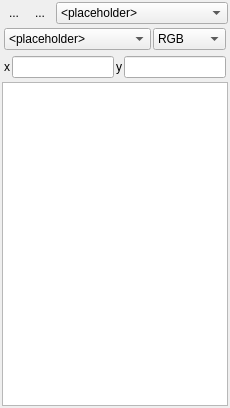
<?xml version="1.0" encoding="UTF-8"?>
<ui version="4.0">
 <class>DockWidget</class>
 <widget class="QDockWidget" name="DockWidget">
  <property name="geometry">
   <rect>
    <x>0</x>
    <y>0</y>
    <width>230</width>
    <height>408</height>
   </rect>
  </property>
  <property name="windowIcon">
   <iconset>
    <normaloff>:/enmapbox/icons/mActionIdentify.png</normaloff>:/enmapbox/icons/mActionIdentify.png</iconset>
  </property>
  <property name="windowTitle">
   <string>Cursor Location Values</string>
  </property>
  <widget class="QWidget" name="dockWidgetContents">
   <layout class="QVBoxLayout" name="verticalLayout">
    <property name="spacing">
     <number>2</number>
    </property>
    <property name="margin">
     <number>2</number>
    </property>
    <item>
     <layout class="QHBoxLayout" name="horizontalLayout_2">
      <property name="spacing">
       <number>2</number>
      </property>
      <item>
       <widget class="QToolButton" name="btnActivateMapTool">
        <property name="toolTip">
         <string>Click and select a map location</string>
        </property>
        <property name="text">
         <string>...</string>
        </property>
        <property name="icon">
         <iconset resource="resources.qrc">
          <normaloff>:/timeseriesviewer/icons/mActionIdentify.svg</normaloff>:/timeseriesviewer/icons/mActionIdentify.svg</iconset>
        </property>
        <property name="autoRaise">
         <bool>true</bool>
        </property>
       </widget>
      </item>
      <item>
       <widget class="QToolButton" name="btnReload">
        <property name="toolTip">
         <string>Reload value(s) for last location</string>
        </property>
        <property name="text">
         <string>...</string>
        </property>
        <property name="icon">
         <iconset resource="resources.qrc">
          <normaloff>:/timeseriesviewer/icons/mActionRefresh.png</normaloff>:/timeseriesviewer/icons/mActionRefresh.png</iconset>
        </property>
        <property name="autoRaise">
         <bool>true</bool>
        </property>
       </widget>
      </item>
      <item>
       <widget class="QgsProjectionSelectionWidget" name="btnCrs">
        <property name="maximumSize">
         <size>
          <width>22</width>
          <height>16777215</height>
         </size>
        </property>
       </widget>
      </item>
      <item>
       <widget class="QComboBox" name="cbLayerModes">
        <property name="sizePolicy">
         <sizepolicy hsizetype="Preferred" vsizetype="Fixed">
          <horstretch>2</horstretch>
          <verstretch>0</verstretch>
         </sizepolicy>
        </property>
        <property name="toolTip">
         <string/>
        </property>
        <property name="frame">
         <bool>true</bool>
        </property>
        <item>
         <property name="text">
          <string>&lt;placeholder&gt;</string>
         </property>
        </item>
       </widget>
      </item>
      <item>
       <spacer name="horizontalSpacer">
        <property name="orientation">
         <enum>Qt::Horizontal</enum>
        </property>
        <property name="sizeHint" stdset="0">
         <size>
          <width>0</width>
          <height>0</height>
         </size>
        </property>
       </spacer>
      </item>
     </layout>
    </item>
    <item>
     <layout class="QHBoxLayout" name="horizontalLayout_4">
      <property name="spacing">
       <number>2</number>
      </property>
      <property name="margin">
       <number>2</number>
      </property>
      <item>
       <widget class="QComboBox" name="cbLayerTypes">
        <property name="sizePolicy">
         <sizepolicy hsizetype="Preferred" vsizetype="Preferred">
          <horstretch>2</horstretch>
          <verstretch>0</verstretch>
         </sizepolicy>
        </property>
        <property name="toolTip">
         <string>Select the map layer types to extact the cursor location values for.</string>
        </property>
        <item>
         <property name="text">
          <string>&lt;placeholder&gt;</string>
         </property>
        </item>
       </widget>
      </item>
      <item>
       <widget class="QComboBox" name="cbRasterBands">
        <property name="sizePolicy">
         <sizepolicy hsizetype="Preferred" vsizetype="Preferred">
          <horstretch>1</horstretch>
          <verstretch>0</verstretch>
         </sizepolicy>
        </property>
        <property name="minimumSize">
         <size>
          <width>45</width>
          <height>0</height>
         </size>
        </property>
        <property name="maximumSize">
         <size>
          <width>75</width>
          <height>16777215</height>
         </size>
        </property>
        <property name="toolTip">
         <string>Raster bands to be read</string>
        </property>
        <item>
         <property name="text">
          <string>RGB</string>
         </property>
        </item>
       </widget>
      </item>
     </layout>
    </item>
    <item>
     <layout class="QHBoxLayout" name="horizontalLayout">
      <property name="spacing">
       <number>2</number>
      </property>
      <property name="margin">
       <number>2</number>
      </property>
      <item>
       <widget class="QLabel" name="label">
        <property name="text">
         <string>x</string>
        </property>
       </widget>
      </item>
      <item>
       <widget class="QLineEdit" name="tbX">
        <property name="readOnly">
         <bool>true</bool>
        </property>
       </widget>
      </item>
      <item>
       <widget class="QLabel" name="label_2">
        <property name="text">
         <string>y</string>
        </property>
       </widget>
      </item>
      <item>
       <widget class="QLineEdit" name="tbY">
        <property name="readOnly">
         <bool>true</bool>
        </property>
       </widget>
      </item>
     </layout>
    </item>
    <item>
     <widget class="QTreeView" name="treeView"/>
    </item>
   </layout>
  </widget>
  <action name="actionRequestCursorLocation">
   <property name="icon">
    <iconset resource="resources.qrc">
     <normaloff>:/timeseriesviewer/icons/mActionIdentify.svg</normaloff>:/timeseriesviewer/icons/mActionIdentify.svg</iconset>
   </property>
   <property name="text">
    <string>Select Cursor Location</string>
   </property>
  </action>
  <action name="actionReload">
   <property name="icon">
    <iconset resource="resources.qrc">
     <normaloff>:/timeseriesviewer/icons/mActionRefresh.png</normaloff>:/timeseriesviewer/icons/mActionRefresh.png</iconset>
   </property>
   <property name="text">
    <string>Reload</string>
   </property>
   <property name="toolTip">
    <string>Reload the pixel values for the given map location</string>
   </property>
  </action>
  <action name="actionAllRasterBands">
   <property name="text">
    <string>All</string>
   </property>
   <property name="toolTip">
    <string>Activate this to return values from all raster bands.</string>
   </property>
  </action>
  <action name="actionVisibleRasterBands">
   <property name="text">
    <string>V</string>
   </property>
   <property name="toolTip">
    <string>Actives this to return values from visible raster bands only.</string>
   </property>
  </action>
 </widget>
 <customwidgets>
  <customwidget>
   <class>QgsProjectionSelectionWidget</class>
   <extends>QWidget</extends>
   <header>qgsprojectionselectionwidget.h</header>
  </customwidget>
 </customwidgets>
 <resources>
  <include location="resources.qrc"/>
 </resources>
 <connections/>
</ui>
